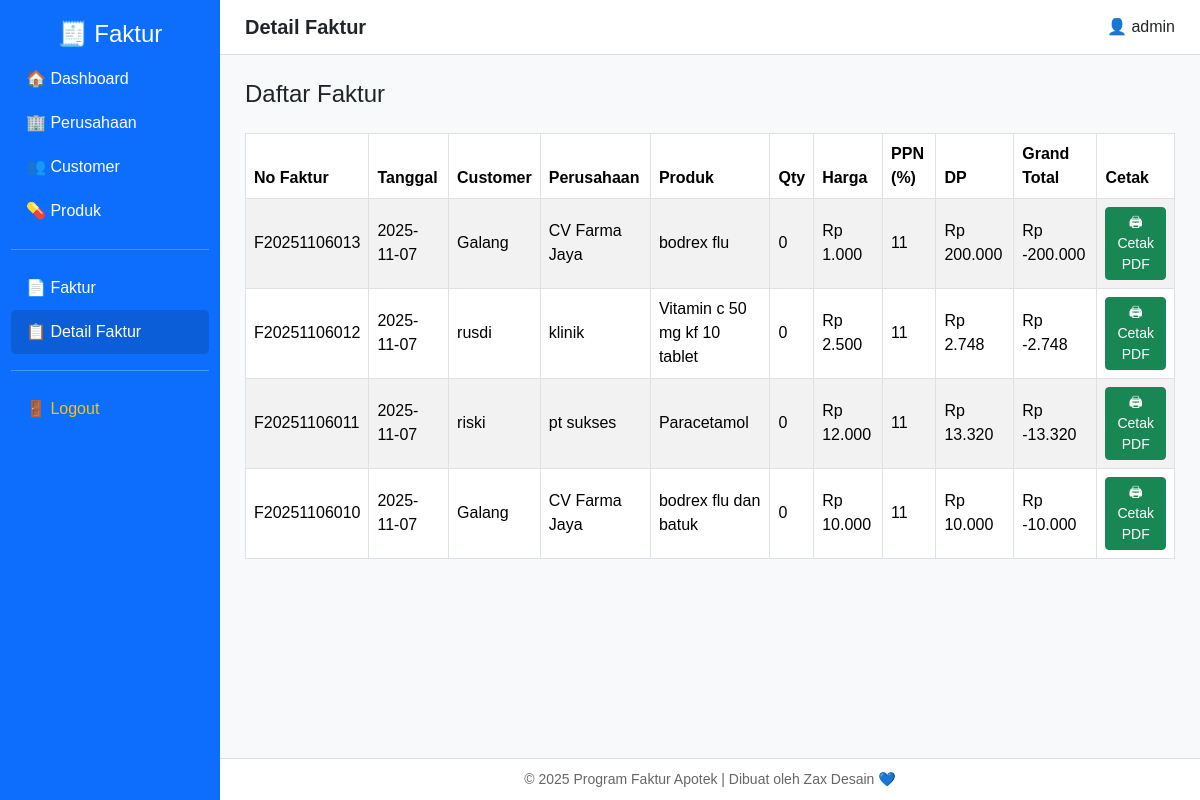
Screenshot of /detail_faktur.php (signed in) with the database file from the repository.
### tables this page shows
CREATE TABLE `faktur` (
  `no_faktur` varchar(20) NOT NULL,
  `due_date` date DEFAULT NULL,
  `metode_bayar` varchar(50) DEFAULT NULL,
  `ppn` double DEFAULT NULL,
  `dp` double DEFAULT NULL,
  `grand_total` double DEFAULT NULL,
  `nama_user` varchar(100) DEFAULT NULL,
  `id_customer` int(11) DEFAULT NULL,
  `id_perusahaan` int(11) DEFAULT NULL,
  `user` varchar(50) DEFAULT NULL
);

CREATE TABLE `customer` (
  `id_customer` int(11) NOT NULL,
  `nama_customer` varchar(100) NOT NULL,
  `id_perusahaan` varchar(100) DEFAULT NULL,
  `alamat` text DEFAULT NULL
);

CREATE TABLE `perusahaan` (
  `id_perusahaan` int(11) NOT NULL,
  `nama_perusahaan` varchar(100) NOT NULL,
  `alamat` text DEFAULT NULL,
  `no_telp` varchar(20) DEFAULT NULL,
  `fax` varchar(20) DEFAULT NULL
);

CREATE TABLE `produk` (
  `id_produk` int(11) NOT NULL,
  `nama_produk` varchar(100) NOT NULL,
  `Price` double DEFAULT NULL,
  `Jenis` varchar(50) DEFAULT NULL,
  `stock` int(11) DEFAULT 0
);

CREATE TABLE `detail_faktur` (
  `id_faktur` int(11) NOT NULL,
  `no_faktur` varchar(20) NOT NULL,
  `id_produk` int(11) DEFAULT NULL,
  `Qty` int(11) DEFAULT NULL,
  `Price` double DEFAULT NULL
);

### detail_faktur.php (the view, shortened to what this page needs)
<?php
include '../koneksi.php';
?>
<!DOCTYPE html>
<html lang="id">
<head>
<link href="https://cdn.jsdelivr.net/npm/bootstrap@5.3.3/dist/css/bootstrap.min.css" rel="stylesheet">
</head>
<body>
<div class="sidebar">
    <h4>🧾 Faktur</h4>
    <a href="../dashboard.php">🏠 Dashboard</a>
    <a href="../master/perusahaan.php">🏢 Perusahaan</a>
    <a href="../master/customer.php">👥 Customer</a>
    <a href="../master/produk.php">💊 Produk</a>
    <hr style="width:90%;border-color:white">
    <a href="faktur.php">📄 Faktur</a>
    <a href="detail_faktur.php" style="background:#0b5ed7;">📋 Detail Faktur</a>
    <hr style="width:90%;border-color:white">
    <a href="../logout.php" class="text-warning">🚪 Logout</a>
</div>
<div class="main">
<header>
    <h2>Detail Faktur</h2>
    <span>👤 <?php echo $_SESSION['username']; ?></span>
</header>
<div class="content">
    <div class="d-flex justify-content-between mb-3">
        <h4>Daftar Faktur</h4>
    </div>
    <table class="table table-bordered table-striped align-middle">
        <thead>
            <tr>
                <th>No Faktur</th>
                <th>Tanggal</th>
                <th>Customer</th>
                <th>Perusahaan</th>
                <th>Produk</th>
                <th>Qty</th>
                <th>Harga</th>
                <th>PPN (%)</th>
                <th>DP</th>
                <th>Grand Total</th>
                <th>Cetak</th>
            </tr>
        </thead>
        <tbody>
            <?php
            $query = $koneksi->query("
                SELECT f.no_faktur, f.due_date, f.metode_bayar, f.ppn, f.dp, f.grand_total,
                       c.nama_customer, p.nama_perusahaan, pr.nama_produk, df.Qty, df.Price
                FROM faktur f
                LEFT JOIN customer c ON f.id_customer = c.id_customer
                LEFT JOIN perusahaan p ON f.id_perusahaan = p.id_perusahaan
                LEFT JOIN detail_faktur df ON f.no_faktur = df.no_faktur
                LEFT JOIN produk pr ON df.id_produk = pr.id_produk
                ORDER BY f.no_faktur DESC
            ");
            if ($query->num_rows > 0) {
                while ($d = $query->fetch_assoc()) {
                    echo "
                    <tr>
                        <td>{$d['no_faktur']}</td>
                        <td>{$d['due_date']}</td>
                        <td>{$d['nama_customer']}</td>
                        <td>{$d['nama_perusahaan']}</td>
                        <td>{$d['nama_produk']}</td>
                        <td>{$d['Qty']}</td>
                        <td>Rp " . number_format($d['Price'], 0, ',', '.') . "</td>
                        <td>{$d['ppn']}</td>
                        <td>Rp " . number_format($d['dp'], 0, ',', '.') . "</td>
                        <td>Rp " . number_format($d['grand_total'], 0, ',', '.') . "</td>
                        <td>
                            <a href='cetak_faktur.php?no_faktur={$d['no_faktur']}' target='_blank' class='btn btn-sm btn-success'>🖨 Cetak PDF</a>
                        </td>
                    </tr>";
                }
            } else {
                echo "<tr><td colspan='11' class='text-center'>Belum ada data faktur</td></tr>";
            }
            ?>
        </tbody>
    </table>
</div>
<footer>
    © 2025 Program Faktur Apotek | Dibuat oleh Zax Desain 💙
</footer>
</div>
</body>
</html>

### detail_faktur.php (style rules this page uses)
body { margin:0;background:#f8f9fa;display:flex;height:100vh;overflow:hidden;font-family:"Poppins",sans-serif }
.sidebar { width:220px;background:#0d6efd;color:white;display:flex;flex-direction:column;align-items:center;padding-top:20px;position:fixed;left:0;top:0;bottom:0 }
.sidebar a { color:white;text-decoration:none;display:block;padding:10px 15px;width:90%;border-radius:5px }
.main { margin-left:220px;flex:1;display:flex;flex-direction:column }
header { background:white;border-bottom:1px solid #ddd;padding:15px 25px;display:flex;justify-content:space-between;align-items:center }
header h2 { margin:0;font-size:20px;font-weight:600 }
.content { flex-grow:1;padding:25px;overflow-y:auto }
footer { background:white;border-top:1px solid #ddd;padding:10px;text-align:center;font-size:14px;color:#666 }
.table thead { background:#0d6efd;color:white }

### rows the page displays
faktur: no_faktur "F20251106013", due_date "2025-11-07", id_customer.nama_customer "Galang", id_perusahaan.nama_perusahaan "CV Farma Jaya", produk.nama_produk "bodrex flu", detail_faktur.Qty "0", detail_faktur.Price "1.000", ppn "11", dp "200.000", grand_total "-200.000"
faktur: no_faktur "F20251106012", due_date "2025-11-07", id_customer.nama_customer "rusdi", id_perusahaan.nama_perusahaan "klinik", produk.nama_produk "Vitamin c 50 mg kf 10 tablet", detail_faktur.Qty "0", detail_faktur.Price "2.500", ppn "11", dp "2.748", grand_total "-2.748"
faktur: no_faktur "F20251106011", due_date "2025-11-07", id_customer.nama_customer "riski", id_perusahaan.nama_perusahaan "pt sukses", produk.nama_produk "Paracetamol", detail_faktur.Qty "0", detail_faktur.Price "12.000", ppn "11", dp "13.320", grand_total "-13.320"
faktur: no_faktur "F20251106010", due_date "2025-11-07", id_customer.nama_customer "Galang", id_perusahaan.nama_perusahaan "CV Farma Jaya", produk.nama_produk "bodrex flu dan batuk", detail_faktur.Qty "0", detail_faktur.Price "10.000", ppn "11", dp "10.000", grand_total "-10.000"

### other values shown
$_SESSION['username'] "admin"
